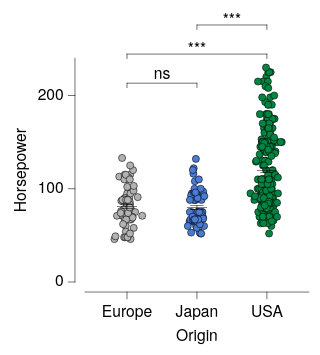

Write a Vega-Lite specification for this figure.
### Vega-Lite specification from a JSON file in a GitHub repository (floating-point values rounded to 4 significant figures; data arrays with more than 128 entries replaced by an {"elided": "..."} marker saying what was removed)
{"background": null, "config": {"arc": {"fill": "#DBDBDB", "fillOpacity": 1.0, "innerRadius": 25.0, "padAngle": 0.03, "stroke": "black", "strokeOpacity": 1, "strokeWidth": 0.25}, "area": {"fill": "#DBDBDB", "fillOpacity": 1.0, "stroke": "black", "strokeOpacity": 1, "strokeWidth": 0.25}, "axis": {"domain": true, "domainCap": "round", "domainColor": "black", "domainWidth": 0.25, "grid": false, "gridCap": "round", "gridColor": "#F1F1F1", "gridDash": [0, 0], "gridOpacity": 1.0, "gridWidth": 0.25, "labelColor": "black", "labelFont": "Helvetica Neue, HelveticaNeue, Helvetica, Arial, sans-serif", "labelFontSize": 7, "labelFontStyle": "normal", "labelFontWeight": 400, "offset": 4.5, "ticks": true, "tickCap": "round", "tickColor": "black", "tickRound": false, "tickSize": 3, "tickWidth": 0.25, "titleColor": "black", "titleFont": "Helvetica Neue, HelveticaNeue, Helvetica, Arial, sans-serif", "titleFontSize": 7, "titleFontStyle": "normal", "titleFontWeight": 400}, "axisX": {"domain": true, "labelAlign": "center", "labelAngle": 0, "labels": true, "ticks": true, "translate": 0}, "axisY": {"domain": true, "labelAlign": "right", "labelAngle": 0, "labels": true, "ticks": true, "translate": 0}, "axisRight": {"domain": true, "labelAlign": "left", "labelAngle": 0, "labels": true, "ticks": true, "translate": 0}, "axisTop": {"domain": true, "labelAlign": "center", "labelAngle": 0, "labels": true, "ticks": true, "translate": 0}, "axisBand": {"tickOffset": 0}, "bar": {"fill": "#DBDBDB", "fillOpacity": 1.0, "stroke": "black", "strokeOpacity": 1, "strokeWidth": 0.25}, "boxplot": {"size": 9.0, "ticks": {"cornerRadius": 0.25, "fill": "black", "opacity": 1, "size": 4.5, "thickness": 0.25}, "box": {"fillOpacity": 1.0, "stroke": "black", "strokeOpacity": 1, "strokeWidth": 0.25}, "median": {"cornerRadius": 0, "fill": "black", "fillOpacity": 1.0, "opacity": 1, "size": 9.0, "thickness": 0.25}, "rule": {"fill": "black", "fillOpacity": 1.0, "size": 10.0, "stroke": "black", "strokeDash": [0, 0], "strokeOpacity": 1, "strokeWidth": 0.25}, "outliers": {"color": "black", "fill": "black", "fillOpacity": 1.0, "size": 0, "stroke": "black", "strokeOpacity": 1, "strokeWidth": 0.25}}, "circle": {"fill": "black", "fillOpacity": 1.0, "size": 1.25, "stroke": null, "strokeOpacity": 1, "strokeWidth": 0.25}, "errorband": {"band": {"fillOpacity": 0.6, "stroke": null, "strokeWidth": 0.25, "strokeOpacity": 1}, "borders": {"opacity": 0, "strokeOpacity": 0.25, "strokeWidth": 1}}, "errorbar": {"opacity": 1, "rule": {"strokeDash": [0, 0], "strokeWidth": 0.25}, "ticks": {"color": "black", "cornerRadius": 0.125, "opacity": 1, "size": 6.0, "thickness": 0.25}, "thickness": 0.25}, "font": "Helvetica Neue, HelveticaNeue, Helvetica, Arial, sans-serif", "geoshape": {"fill": "#DBDBDB", "fillOpacity": 1.0, "stroke": "black", "strokeOpacity": 1, "strokeWidth": 0.25}, "header": {"labelColor": "black", "labelFont": "Helvetica Neue, HelveticaNeue, Helvetica, Arial, sans-serif", "labelFontSize": 7, "labelFontStyle": "normal", "labelFontWeight": 400, "titleColor": "black", "titleFont": "Helvetica Neue, HelveticaNeue, Helvetica, Arial, sans-serif", "titleFontSize": 7, "titleFontStyle": "normal", "titleFontWeight": 400, "titlePadding": 0}, "legend": {"disable": false, "offset": 4.5, "titlePadding": 4, "labelOffset": 2, "gradientLabelOffset": 2, "gradientLength": 50.0, "gradientThickness": 5.0, "gradientOpacity": 1.0, "gradientStrokeColor": "black", "gradientStrokeWidth": 0.25, "labelColor": "black", "labelFont": "Helvetica Neue, HelveticaNeue, Helvetica, Arial, sans-serif", "labelFontSize": 7, "labelFontStyle": "normal", "labelFontWeight": 400, "strokeColor": "black", "strokeWidth": 0, "symbolSize": 42, "symbolStrokeColor": "black", "symbolStrokeWidth": 0.25, "titleColor": "black", "titleFont": "Helvetica Neue, HelveticaNeue, Helvetica, Arial, sans-serif", "titleFontSize": 7, "titleFontStyle": "normal", "titleFontWeight": 400}, "line": {"color": "black", "stroke": "black", "strokeCap": "butt", "strokeDash": [0, 0], "strokeOpacity": 1, "strokeWidth": 0.5}, "point": {"filled": true, "fill": "#DBDBDB", "fillOpacity": 1.0, "size": 5.0, "stroke": "black", "strokeOpacity": 1, "strokeWidth": 0.25}, "range": {"category": ["#B2B2B2", "#4A7CD3", "#008542", "#664CAF", "#509F98", "#636363", "#284F93", "#005226", "#382864", "#285753"], "diverging": {"scheme": ["#443E60", "#5F597E", "#7C759B", "#9994B6", "#B7B4CC", "#D6D5DC", "#F6F6F6", "#D1DAD9", "#A4C2BF", "#7AA9A4", "#578E89", "#37736E", "#1B5954"]}, "heatmap": {"scheme": ["#440154", "#472270", "#433E82", "#38598C", "#2C728E", "#238A8D", "#24A086", "#39B578", "#5DC862", "#96D646", "#CAE02D", "#FDE724"]}, "ordinal": {"scheme": ["#F1F1F1", "#DBDBDB", "#C6C6C6", "#B2B2B2", "#9D9D9D", "#898989", "#767676", "#636363", "#515151", "#404040", "#2F2F2F", "#1F1F1F"]}, "ramp": {"scheme": ["#440154", "#472270", "#433E82", "#38598C", "#2C728E", "#238A8D", "#24A086", "#39B578", "#5DC862", "#96D646", "#CAE02D", "#FDE724"]}}, "rule": {"color": "black", "stroke": "black", "strokeCap": "round", "strokeDash": [2, 2], "strokeOpacity": 1, "strokeWidth": 0.25}, "scale": {"barBandPaddingInner": 0.1, "rectBandPaddingInner": 0, "tickBandPaddingInner": 0.1, "bandPaddingOuter": 0.1, "bandWithNestedOffsetPaddingInner": 0.2, "bandWithNestedOffsetPaddingOuter": 0.2, "offsetBandPaddingInner": 0, "offsetBandPaddingOuter": 0, "round": false}, "rect": {"fill": "#DBDBDB", "fillOpacity": 1.0, "stroke": "black", "strokeOpacity": 1, "strokeWidth": 0.25}, "square": {"fill": "#DBDBDB", "fillOpacity": 1.0, "size": 10.0, "stroke": "black", "strokeOpacity": 1, "strokeWidth": 0.25}, "text": {"color": "black", "font": "Helvetica Neue, HelveticaNeue, Helvetica, Arial, sans-serif", "fontSize": 7, "fontStyle": "normal", "fontWeight": 400}, "tick": {"color": "black", "cornerRadius": 0.125, "opacity": 1.0, "size": 9.0, "thickness": 0.25}, "title": {"anchor": "middle", "frame": "group", "color": "black", "font": "Helvetica Neue, HelveticaNeue, Helvetica, Arial, sans-serif", "fontSize": 7, "fontStyle": "normal", "fontWeight": 400, "subtitleColor": "black", "subtitleFont": "Helvetica Neue, HelveticaNeue, Helvetica, Arial, sans-serif", "subtitleFontSize": "Helvetica Neue, HelveticaNeue, Helvetica, Arial, sans-serif", "subtitleFontStyle": "normal", "subtitleFontWeight": 400}, "trail": {"color": "black", "opacity": 1, "size": 0.5}, "view": {"continuousWidth": 100, "continuousHeight": 100, "discreteWidth": 100, "discreteHeight": 100, "fill": null, "stroke": null, "strokeWidth": 0.25}}, "layer": [{"data": {"name": "data-53eecb024a78fdc2be808dcfdc3af7a2"}, "mark": {"type": "circle", "opacity": 1.0, "size": 10.0, "stroke": "black", "strokeOpacity": 1, "strokeWidth": 0.25}, "encoding": {"color": {"field": "Origin", "legend": null, "scale": {"domain": ["Europe", "Japan", "USA"]}, "sort": ["Europe", "Japan", "USA"], "title": null, "type": "nominal"}, "x": {"axis": {}, "field": "Origin", "scale": {"domain": ["Europe", "Japan", "USA"]}, "sort": ["Europe", "Japan", "USA"], "title": "Origin", "type": "nominal"}, "xOffset": {"field": "jitter_x", "scale": {"domain": [-7.33, 7.33], "range": [5.17, 19.83]}, "type": "quantitative"}, "y": {"field": "Horsepower", "title": "Horsepower", "type": "quantitative"}}}, {"data": {"name": "data-6c4882663eaca411296217af4f5e04f9"}, "mark": {"type": "errorbar"}, "encoding": {"x": {"axis": {}, "field": "Origin", "scale": {"domain": ["Europe", "Japan", "USA"]}, "sort": ["Europe", "Japan", "USA"], "title": "Origin", "type": "nominal"}, "y": {"field": "__mean", "title": "Horsepower", "type": "quantitative"}, "yError": {"field": "__error"}}}, {"data": {"name": "data-6c4882663eaca411296217af4f5e04f9"}, "mark": {"type": "tick"}, "encoding": {"x": {"axis": {}, "field": "Origin", "scale": {"domain": ["Europe", "Japan", "USA"]}, "sort": ["Europe", "Japan", "USA"], "title": "Origin", "type": "nominal"}, "y": {"field": "__mean", "title": "Horsepower", "type": "quantitative"}}}, {"layer": [{"layer": [{"data": {"values": [{"x": "Europe", "x2": "Japan", "y": 230.0, "__dysonsphere__": 1}]}, "mark": {"type": "rule", "strokeCap": "round", "strokeDash": [0, 0], "strokeWidth": 0.25, "yOffset": 7.0}, "encoding": {"x": {"value": 18.75}, "x2": {"value": 50.0}, "y": {"field": "y", "type": "quantitative"}}}, {"data": {"values": [{"x": "Europe", "y": 230.0, "y2": 230.0, "__dysonsphere__": 1}]}, "mark": {"type": "rule", "strokeCap": "round", "strokeDash": [0, 0], "strokeWidth": 0.25, "y2Offset": 9.0, "yOffset": 7.0}, "encoding": {"x": {"value": 18.75}, "y": {"field": "y", "type": "quantitative"}, "y2": {"field": "y2"}}}, {"data": {"values": [{"x": "Japan", "y": 230.0, "y2": 230.0, "__dysonsphere__": 1}]}, "mark": {"type": "rule", "strokeCap": "round", "strokeDash": [0, 0], "strokeWidth": 0.25, "y2Offset": 9.0, "yOffset": 7.0}, "encoding": {"x": {"value": 50.0}, "y": {"field": "y", "type": "quantitative"}, "y2": {"field": "y2"}}}, {"data": {"values": [{"y": 230.0, "label": "ns", "__dysonsphere__": 1}]}, "mark": {"type": "text", "align": "center", "dy": 3.0, "fontSize": 7}, "encoding": {"text": {"field": "label", "type": "nominal"}, "x": {"value": 34.38}, "y": {"field": "y", "type": "quantitative"}}}]}, {"layer": [{"data": {"values": [{"x": "Europe", "x2": "USA", "y": 230.0, "__dysonsphere__": 1}]}, "mark": {"type": "rule", "strokeCap": "round", "strokeDash": [0, 0], "strokeWidth": 0.25, "yOffset": -6.0}, "encoding": {"x": {"value": 18.75}, "x2": {"value": 81.25}, "y": {"field": "y", "type": "quantitative"}}}, {"data": {"values": [{"x": "Europe", "y": 230.0, "y2": 230.0, "__dysonsphere__": 1}]}, "mark": {"type": "rule", "strokeCap": "round", "strokeDash": [0, 0], "strokeWidth": 0.25, "y2Offset": -4.0, "yOffset": -6.0}, "encoding": {"x": {"value": 18.75}, "y": {"field": "y", "type": "quantitative"}, "y2": {"field": "y2"}}}, {"data": {"values": [{"x": "USA", "y": 230.0, "y2": 230.0, "__dysonsphere__": 1}]}, "mark": {"type": "rule", "strokeCap": "round", "strokeDash": [0, 0], "strokeWidth": 0.25, "y2Offset": -4.0, "yOffset": -6.0}, "encoding": {"x": {"value": 81.25}, "y": {"field": "y", "type": "quantitative"}, "y2": {"field": "y2"}}}, {"data": {"values": [{"y": 230.0, "label": "***", "__dysonsphere__": 1}]}, "mark": {"type": "text", "align": "center", "dy": -8.0, "fontSize": 7}, "encoding": {"text": {"field": "label", "type": "nominal"}, "x": {"value": 50.0}, "y": {"field": "y", "type": "quantitative"}}}]}, {"layer": [{"data": {"values": [{"x": "Japan", "x2": "USA", "y": 230.0, "__dysonsphere__": 1}]}, "mark": {"type": "rule", "strokeCap": "round", "strokeDash": [0, 0], "strokeWidth": 0.25, "yOffset": -19.0}, "encoding": {"x": {"value": 50.0}, "x2": {"value": 81.25}, "y": {"field": "y", "type": "quantitative"}}}, {"data": {"values": [{"x": "Japan", "y": 230.0, "y2": 230.0, "__dysonsphere__": 1}]}, "mark": {"type": "rule", "strokeCap": "round", "strokeDash": [0, 0], "strokeWidth": 0.25, "y2Offset": -17.0, "yOffset": -19.0}, "encoding": {"x": {"value": 50.0}, "y": {"field": "y", "type": "quantitative"}, "y2": {"field": "y2"}}}, {"data": {"values": [{"x": "USA", "y": 230.0, "y2": 230.0, "__dysonsphere__": 1}]}, "mark": {"type": "rule", "strokeCap": "round", "strokeDash": [0, 0], "strokeWidth": 0.25, "y2Offset": -17.0, "yOffset": -19.0}, "encoding": {"x": {"value": 81.25}, "y": {"field": "y", "type": "quantitative"}, "y2": {"field": "y2"}}}, {"data": {"values": [{"y": 230.0, "label": "***", "__dysonsphere__": 1}]}, "mark": {"type": "text", "align": "center", "dy": -21.0, "fontSize": 7}, "encoding": {"text": {"field": "label", "type": "nominal"}, "x": {"value": 65.62}, "y": {"field": "y", "type": "quantitative"}}}]}], "name": "__dysonsphere_30ccff78208331ad_15"}], "$schema": "https://vega.github.io/schema/vega-lite/v6.4.1.json", "datasets": {"data-53eecb024a78fdc2be808dcfdc3af7a2": {"elided": "400 records"}, "data-6c4882663eaca411296217af4f5e04f9": [{"Origin": "USA", "__mean": 119.9, "__error": 2.529, "__dysonsphere__": 1}, {"Origin": "Europe", "__mean": 81.0, "__error": 2.47, "__dysonsphere__": 1}, {"Origin": "Japan", "__mean": 79.84, "__error": 2.005, "__dysonsphere__": 1}]}}
